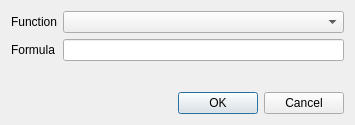
<?xml version="1.0" encoding="UTF-8"?>
<ui version="4.0">
 <class>SelectFunctionDialog</class>
 <widget class="QDialog" name="SelectFunctionDialog">
  <property name="geometry">
   <rect>
    <x>0</x>
    <y>0</y>
    <width>355</width>
    <height>125</height>
   </rect>
  </property>
  <property name="windowTitle">
   <string>Select a function</string>
  </property>
  <layout class="QVBoxLayout" name="verticalLayout">
   <item>
    <layout class="QGridLayout" name="gridLayout">
     <item row="0" column="0">
      <widget class="QLabel" name="label">
       <property name="text">
        <string>Function</string>
       </property>
      </widget>
     </item>
     <item row="0" column="1">
      <widget class="QComboBox" name="cbFunction"/>
     </item>
     <item row="1" column="0">
      <widget class="QLabel" name="lblFormula">
       <property name="text">
        <string>Formula</string>
       </property>
      </widget>
     </item>
     <item row="1" column="1">
      <widget class="QLineEdit" name="leFormula"/>
     </item>
    </layout>
   </item>
   <item>
    <spacer name="verticalSpacer">
     <property name="orientation">
      <enum>Qt::Vertical</enum>
     </property>
     <property name="sizeHint" stdset="0">
      <size>
       <width>20</width>
       <height>40</height>
      </size>
     </property>
    </spacer>
   </item>
   <item>
    <widget class="QDialogButtonBox" name="buttonBox">
     <property name="orientation">
      <enum>Qt::Horizontal</enum>
     </property>
     <property name="standardButtons">
      <set>QDialogButtonBox::Cancel|QDialogButtonBox::Ok</set>
     </property>
    </widget>
   </item>
  </layout>
 </widget>
 <resources/>
 <connections>
  <connection>
   <sender>buttonBox</sender>
   <signal>accepted()</signal>
   <receiver>SelectFunctionDialog</receiver>
   <slot>accept()</slot>
   <hints>
    <hint type="sourcelabel">
     <x>248</x>
     <y>254</y>
    </hint>
    <hint type="destinationlabel">
     <x>157</x>
     <y>274</y>
    </hint>
   </hints>
  </connection>
  <connection>
   <sender>buttonBox</sender>
   <signal>rejected()</signal>
   <receiver>SelectFunctionDialog</receiver>
   <slot>reject()</slot>
   <hints>
    <hint type="sourcelabel">
     <x>316</x>
     <y>260</y>
    </hint>
    <hint type="destinationlabel">
     <x>286</x>
     <y>274</y>
    </hint>
   </hints>
  </connection>
 </connections>
</ui>
